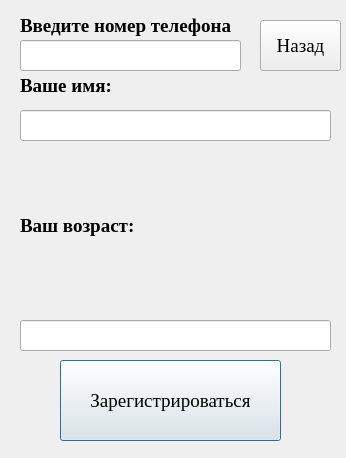
<?xml version="1.0" encoding="UTF-8"?>
<ui version="4.0">
 <class>CreateUserDialog</class>
 <widget class="QDialog" name="CreateUserDialog">
  <property name="geometry">
   <rect>
    <x>0</x>
    <y>0</y>
    <width>346</width>
    <height>458</height>
   </rect>
  </property>
  <property name="windowTitle">
   <string>Dialog</string>
  </property>
  <widget class="QLabel" name="label">
   <property name="geometry">
    <rect>
     <x>20</x>
     <y>10</y>
     <width>231</width>
     <height>31</height>
    </rect>
   </property>
   <property name="font">
    <font>
     <family>Times New Roman</family>
     <pointsize>14</pointsize>
     <bold>true</bold>
    </font>
   </property>
   <property name="text">
    <string>Введите номер телефона</string>
   </property>
  </widget>
  <widget class="QLineEdit" name="lineEdit">
   <property name="geometry">
    <rect>
     <x>20</x>
     <y>40</y>
     <width>221</width>
     <height>31</height>
    </rect>
   </property>
   <property name="maxLength">
    <number>11</number>
   </property>
  </widget>
  <widget class="QLabel" name="label_2">
   <property name="geometry">
    <rect>
     <x>20</x>
     <y>70</y>
     <width>231</width>
     <height>31</height>
    </rect>
   </property>
   <property name="font">
    <font>
     <family>Times New Roman</family>
     <pointsize>14</pointsize>
     <bold>true</bold>
    </font>
   </property>
   <property name="text">
    <string>Ваше имя:</string>
   </property>
  </widget>
  <widget class="QLineEdit" name="lineEdit_2">
   <property name="geometry">
    <rect>
     <x>20</x>
     <y>110</y>
     <width>311</width>
     <height>31</height>
    </rect>
   </property>
  </widget>
  <widget class="QLineEdit" name="lineEdit_5">
   <property name="geometry">
    <rect>
     <x>20</x>
     <y>320</y>
     <width>311</width>
     <height>31</height>
    </rect>
   </property>
   <property name="maxLength">
    <number>11</number>
   </property>
  </widget>
  <widget class="QLabel" name="label_5">
   <property name="geometry">
    <rect>
     <x>20</x>
     <y>210</y>
     <width>231</width>
     <height>31</height>
    </rect>
   </property>
   <property name="font">
    <font>
     <family>Times New Roman</family>
     <pointsize>14</pointsize>
     <bold>true</bold>
    </font>
   </property>
   <property name="text">
    <string>Ваш возраст:</string>
   </property>
  </widget>
  <widget class="QPushButton" name="pushButton_2">
   <property name="geometry">
    <rect>
     <x>60</x>
     <y>360</y>
     <width>221</width>
     <height>81</height>
    </rect>
   </property>
   <property name="font">
    <font>
     <family>Times New Roman</family>
     <pointsize>14</pointsize>
    </font>
   </property>
   <property name="text">
    <string>Зарегистрироваться</string>
   </property>
  </widget>
  <widget class="QPushButton" name="pushButton_3">
   <property name="geometry">
    <rect>
     <x>260</x>
     <y>20</y>
     <width>81</width>
     <height>51</height>
    </rect>
   </property>
   <property name="font">
    <font>
     <family>Times New Roman</family>
     <pointsize>14</pointsize>
    </font>
   </property>
   <property name="text">
    <string>Назад</string>
   </property>
  </widget>
 </widget>
 <resources/>
 <connections/>
</ui>
